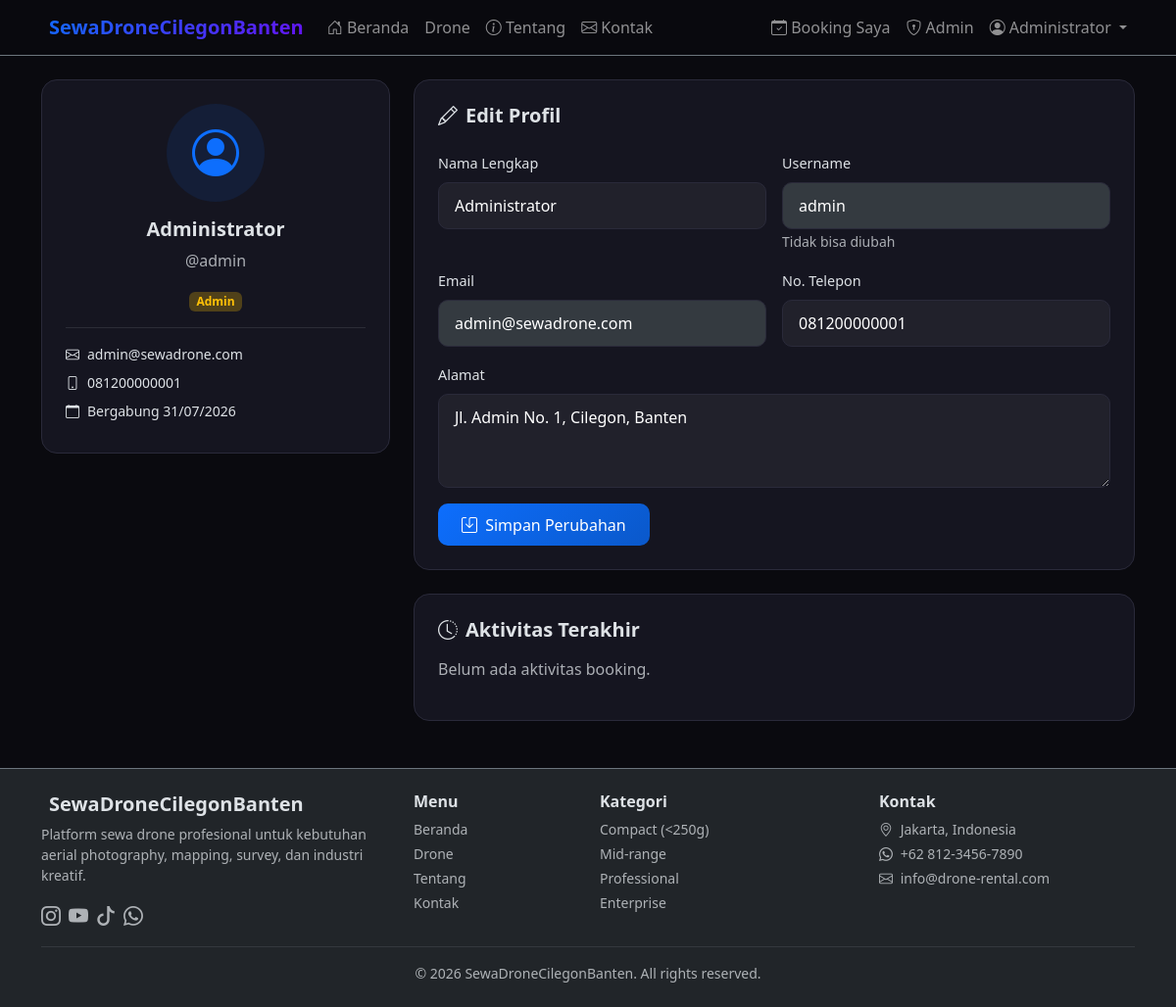
Screenshot of /profile (signed in) with the database file from the repository.
### models.py (models this page shows, shortened)
class User(UserMixin, db.Model):
    __tablename__ = 'users'
    id = db.Column(db.Integer, primary_key=True)
    username = db.Column(db.String(80), unique=True, nullable=False)
    email = db.Column(db.String(120), unique=True, nullable=False)
    password = db.Column(db.String(256), nullable=False)
    full_name = db.Column(db.String(150), nullable=False)
    phone = db.Column(db.String(20), nullable=True)
    address = db.Column(db.Text, nullable=True)
    nik = db.Column(db.String(20), nullable=True)  # NIK/KTP
    ktp_image = db.Column(db.String(300), nullable=True)  # Path to uploaded KTP
    signature = db.Column(db.Text, nullable=True)  # Base64 signature
    is_admin = db.Column(db.Boolean, default=False)
    is_superadmin = db.Column(db.Boolean, default=False)  # Superadmin: bisa hapus transaksi
    created_at = db.Column(db.DateTime, default=datetime.now)
    bookings = db.relationship('Booking', backref='user', lazy=True)

### routes/auth.py (the view)
@auth_bp.route('/profile')
@login_required
def profile():
    return render_template('auth/profile.html', user=current_user)

### templates/auth/profile.html (shortened to what this page needs)
{% extends "base.html" %}
{% block content %}
<section class="container mt-4">
    <div class="row g-4">
        <div class="col-lg-4">
            <div class="card">
                <div class="card-body text-center p-4">
                    <div class="mb-3">
                        <div class="mx-auto bg-primary bg-opacity-10 rounded-circle d-flex align-items-center justify-content-center" style="width: 100px; height: 100px;">
                            <i class="bi bi-person-circle text-primary" style="font-size: 3rem;"></i>
                        </div>
                    </div>
                    <h5 class="fw-bold">{{ user.full_name }}</h5>
                    <p class="text-muted">@{{ user.username }}</p>
                    {% if user.is_admin %}
                    <span class="badge bg-warning bg-opacity-25 text-warning">Admin</span>
                    {% endif %}
                    <hr class="border-secondary">
                    <div class="text-start small">
                        <div class="mb-2"><i class="bi bi-envelope me-2"></i>{{ user.email }}</div>
                        <div class="mb-2"><i class="bi bi-phone me-2"></i>{{ user.phone or '-' }}</div>
                        <div class="mb-2"><i class="bi bi-calendar me-2"></i>Bergabung {{ user.created_at.strftime('%d/%m/%Y') }}</div>
                    </div>
                </div>
            </div>
        </div>
        <div class="col-lg-8">
            <div class="card">
                <div class="card-body p-4">
                    <h5 class="fw-bold mb-4"><i class="bi bi-pencil me-2"></i>Edit Profil</h5>
                    <form method="POST" action="{{ url_for('auth.profile_update') }}">
                        <div class="row g-3">
                            <div class="col-md-6">
                                <label class="form-label">Nama Lengkap</label>
                                <input type="text" name="full_name" class="form-control" value="{{ user.full_name }}" required>
                            </div>
                            <div class="col-md-6">
                                <label class="form-label">Username</label>
                                <input type="text" class="form-control" value="{{ user.username }}" disabled>
                                <small class="text-muted">Tidak bisa diubah</small>
                            </div>
                            <div class="col-md-6">
                                <label class="form-label">Email</label>
                                <input type="email" class="form-control" value="{{ user.email }}" disabled>
                            </div>
                            <div class="col-md-6">
                                <label class="form-label">No. Telepon</label>
                                <input type="text" name="phone" class="form-control" value="{{ user.phone or '' }}">
                            </div>
                            <div class="col-12">
                                <label class="form-label">Alamat</label>
                                <textarea name="address" class="form-control" rows="3">{{ user.address or '' }}</textarea>
                            </div>
                            <div class="col-12">
                                <button type="submit" class="btn btn-primary">
                                    <i class="bi bi-save me-1"></i> Simpan Perubahan
                                </button>
                            </div>
                        </div>
                    </form>
                </div>
            </div>
            <div class="card mt-4">
                <div class="card-body p-4">
                    <h5 class="fw-bold mb-3"><i class="bi bi-clock-history me-2"></i>Aktivitas Terakhir</h5>
                    {% set recent = user.bookings[:5] %}
                    {% if recent %}
                    <div class="timeline">
                        {% for b in recent %}
                        <div class="timeline-item">
                            <strong>{{ b.drone.name }}</strong>
                            <span class="badge bg-{{ b.status_color }} bg-opacity-25 text-{{ b.status_color }} ms-2">{{ b.status_label }}</span>
                            <div class="text-muted small">{{ b.start_date.strftime('%d/%m/%Y') }} - {{ b.end_date.strftime('%d/%m/%Y') }}</div>
                        </div>
                        {% endfor %}
                    </div>
                    {% else %}
                    <p class="text-muted">Belum ada aktivitas booking.</p>
                    {% endif %}
                </div>
            </div>
        </div>
    </div>
</section>
{% endblock %}

### templates/base.html (shortened to what this page needs)
<!DOCTYPE html>
<html lang="id" data-bs-theme="dark">
<head>
    <link href="https://cdn.jsdelivr.net/npm/bootstrap@5.3.3/dist/css/bootstrap.min.css" rel="stylesheet">
    <link href="https://cdn.jsdelivr.net/npm/bootstrap-icons@1.11.3/font/bootstrap-icons.css" rel="stylesheet">
    <link href="{{ url_for('static', filename='css/style.css') }}" rel="stylesheet">
</head>
<body>
    <nav class="navbar navbar-expand-lg navbar-dark bg-dark border-bottom border-secondary sticky-top">
        <div class="container">
            <a class="navbar-brand fw-bold" href="{{ url_for('main.index') }}">
                SewaDroneCilegonBanten
            </a>
            <div class="collapse navbar-collapse" id="navbarMain">
                <ul class="navbar-nav me-auto">
                    <li class="nav-item">
                        <a class="nav-link {% if request.endpoint == 'main.index' %}active{% endif %}" href="{{ url_for('main.index') }}">
                            <i class="bi bi-house-door"></i> Beranda
                        </a>
                    </li>
                    <li class="nav-item">
                        <a class="nav-link {% if request.endpoint in ['main.drones', 'main.drone_detail'] %}active{% endif %}" href="{{ url_for('main.drones') }}">
                             Drone
                        </a>
                    </li>
                    <li class="nav-item">
                        <a class="nav-link {% if request.endpoint == 'main.about' %}active{% endif %}" href="{{ url_for('main.about') }}">
                            <i class="bi bi-info-circle"></i> Tentang
                        </a>
                    </li>
                    <li class="nav-item">
                        <a class="nav-link {% if request.endpoint == 'main.contact' %}active{% endif %}" href="{{ url_for('main.contact') }}">
                            <i class="bi bi-envelope"></i> Kontak
                        </a>
                    </li>
                </ul>
                <ul class="navbar-nav ms-auto">
                    {% if current_user.is_authenticated %}
                        <li class="nav-item">
                            <a class="nav-link {% if request.endpoint == 'main.my_bookings' %}active{% endif %}" href="{{ url_for('main.my_bookings') }}">
                                <i class="bi bi-calendar-check"></i> Booking Saya
                            </a>
                        </li>
                        {% if current_user.is_admin %}
                        <li class="nav-item">
                            <a class="nav-link {% if request.endpoint.startswith('admin.') %}active{% endif %}" href="{{ url_for('admin.dashboard') }}">
                                <i class="bi bi-shield-lock"></i> Admin
                            </a>
                        </li>
                        {% endif %}
                        <li class="nav-item dropdown">
                            <a class="nav-link dropdown-toggle" href="#" role="button" data-bs-toggle="dropdown">
                                <i class="bi bi-person-circle"></i>
                                {{ current_user.full_name.split()[0] }}
                            </a>
                        </li>
                    {% endif %}
                </ul>
            </div>
        </div>
    </nav>
    {% block content %}{% endblock %}
    <footer class="bg-dark border-top border-secondary mt-5 py-4">
        <div class="container">
            <div class="row g-4">
                <div class="col-md-4">
                    <h5 class="fw-bold">SewaDroneCilegonBanten</h5>
                    <p class="text-muted small">Platform sewa drone profesional untuk kebutuhan aerial photography, mapping, survey, dan industri kreatif.</p>
                    <div class="d-flex gap-2">
                        <a href="#" class="text-decoration-none text-muted"><i class="bi bi-instagram fs-5"></i></a>
                        <a href="#" class="text-decoration-none text-muted"><i class="bi bi-youtube fs-5"></i></a>
                        <a href="#" class="text-decoration-none text-muted"><i class="bi bi-tiktok fs-5"></i></a>
                        <a href="#" class="text-decoration-none text-muted"><i class="bi bi-whatsapp fs-5"></i></a>
                    </div>
                </div>
                <div class="col-md-2">
                    <h6 class="fw-bold">Menu</h6>
                    <ul class="list-unstyled small">
                        <li class="mb-1"><a href="{{ url_for('main.index') }}" class="text-muted text-decoration-none">Beranda</a></li>
                        <li class="mb-1"><a href="{{ url_for('main.drones') }}" class="text-muted text-decoration-none">Drone</a></li>
                        <li class="mb-1"><a href="{{ url_for('main.about') }}" class="text-muted text-decoration-none">Tentang</a></li>
                        <li class="mb-1"><a href="{{ url_for('main.contact') }}" class="text-muted text-decoration-none">Kontak</a></li>
                    </ul>
                </div>
                <div class="col-md-3">
                    <h6 class="fw-bold">Kategori</h6>
                    <ul class="list-unstyled small">
                        <li class="mb-1"><a href="{{ url_for('main.drones', category='Compact') }}" class="text-muted text-decoration-none">Compact (&lt;250g)</a></li>
                        <li class="mb-1"><a href="{{ url_for('main.drones', category='Mid-range') }}" class="text-muted text-decoration-none">Mid-range</a></li>
                        <li class="mb-1"><a href="{{ url_for('main.drones', category='Professional') }}" class="text-muted text-decoration-none">Professional</a></li>
                        <li class="mb-1"><a href="{{ url_for('main.drones', category='Enterprise') }}" class="text-muted text-decoration-none">Enterprise</a></li>
                    </ul>
                </div>
                <div class="col-md-3">
                    <h6 class="fw-bold">Kontak</h6>
                    <ul class="list-unstyled small text-muted">
                        <li class="mb-1"><i class="bi bi-geo-alt me-1"></i> Jakarta, Indonesia</li>
                        <li class="mb-1"><i class="bi bi-whatsapp me-1"></i> +62 812-3456-7890</li>
                        <li class="mb-1"><i class="bi bi-envelope me-1"></i> info@drone-rental.com</li>
                    </ul>
                </div>
            </div>
            <hr class="border-secondary">
            <div class="text-center text-muted small">
                &copy; {{ now.year }} SewaDroneCilegonBanten. All rights reserved.
            </div>
        </div>
    </footer>
</body>
</html>

### static/css/style.css (style rules this page uses)
:root { --drone-primary: #0d6efd; --drone-accent: #6610f2; --drone-glow: rgba(13, 110, 253, 0.3); --dark-bg: #0a0a0f; --card-bg: #151520; --card-border: #2a2a3a; }
body { background: var(--dark-bg); font-family: 'Segoe UI', system-ui, -apple-system, sans-serif; }
.navbar { backdrop-filter: blur(10px); background: rgba(10, 10, 15, 0.95) !important; }
.navbar-brand { background: linear-gradient(135deg, var(--drone-primary), var(--drone-accent)); -webkit-background-clip: text; -webkit-text-fill-color: transparent; background-clip: text; }
.card { background: var(--card-bg); border: 1px solid var(--card-border); border-radius: 16px; transition: all 0.3s ease; overflow: hidden; }
.form-control, .form-select { background: rgba(255, 255, 255, 0.05); border: 1px solid var(--card-border); border-radius: 10px; color: #fff; padding: 0.7rem 1rem; }
.form-label { font-weight: 500; font-size: 0.9rem; }
.btn { border-radius: 10px; padding: 0.6rem 1.5rem; font-weight: 500; transition: all 0.3s ease; }
.btn-primary { background: linear-gradient(135deg, var(--drone-primary), #0a58ca); border: none; }

### rows the page displays
User: full_name "Administrator", username "admin", email "admin@sewadrone.com", phone "081200000001", created_at "31/07/2026", address "Jl. Admin No. 1, Cilegon, Banten"
